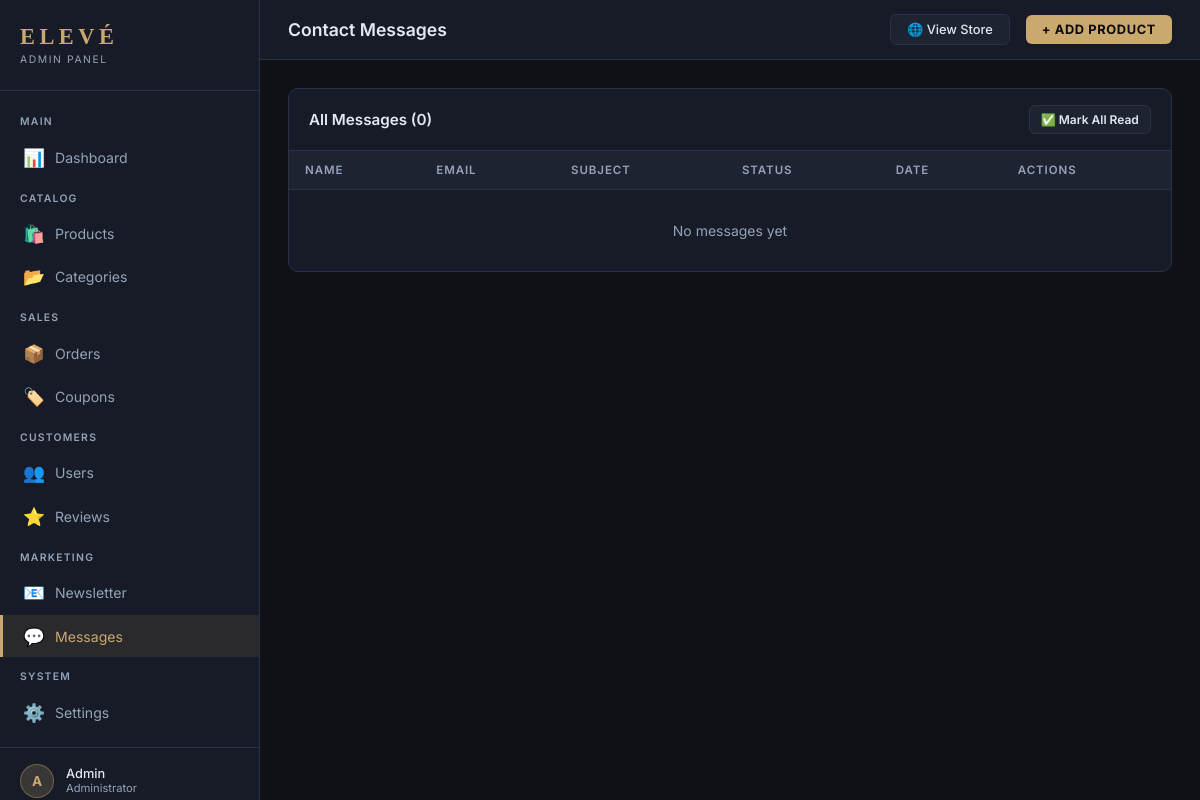
Page /admin/messages.php (signed in) on the earlier database version.
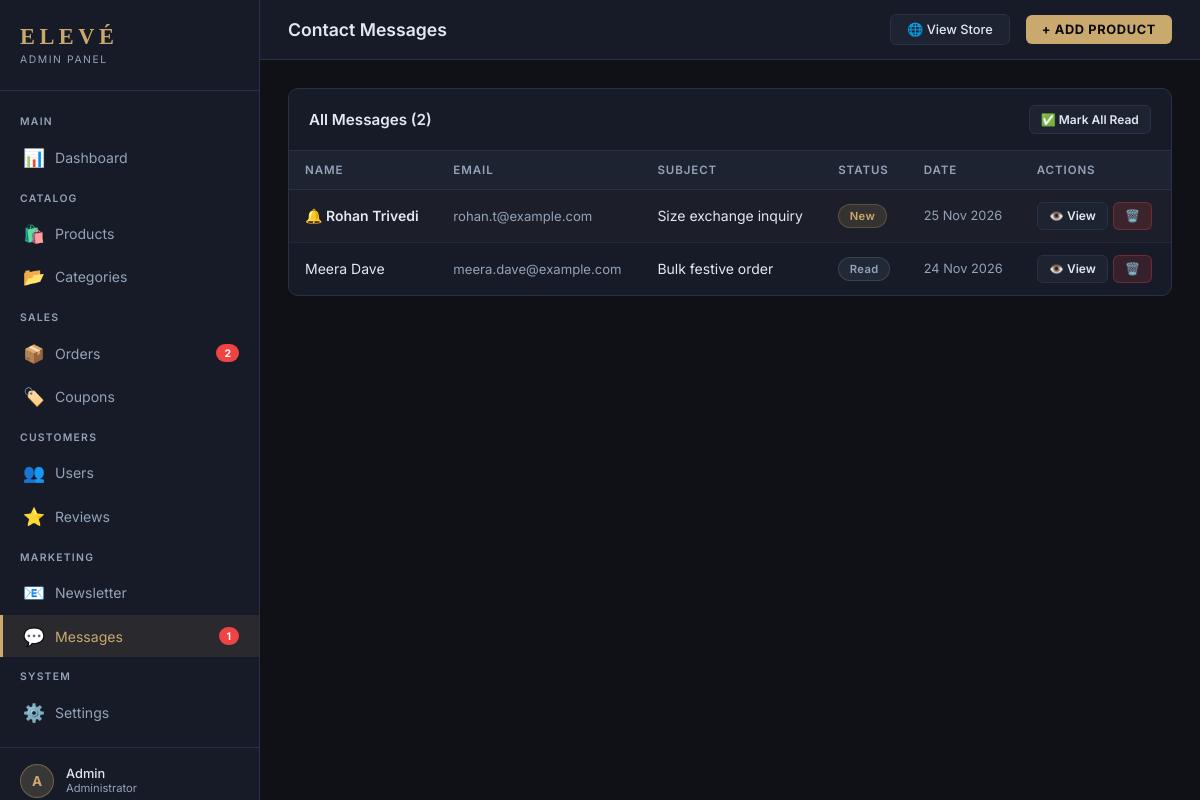
Same page on the later database version.
### tables this page shows
CREATE TABLE IF NOT EXISTS contact_messages (
    id INT AUTO_INCREMENT PRIMARY KEY,
    name VARCHAR(100) NOT NULL,
    email VARCHAR(150) NOT NULL,
    subject VARCHAR(200),
    message TEXT NOT NULL,
    status ENUM('new', 'read', 'replied') DEFAULT 'new',
    created_at TIMESTAMP DEFAULT CURRENT_TIMESTAMP
);

### admin/messages.php (the view, shortened to what the changed rows need)
<?php
require_once 'includes/header.php';
$db      = getDB();
    ?>
    <?php require_once 'includes/footer.php'; exit;
$messages = $db->query("SELECT * FROM contact_messages ORDER BY created_at DESC")->fetchAll();
?>
<div class="card">
  <div class="card-header">
    <div class="card-title">All Messages (<?= count($messages) ?>)</div>
    <a href="messages.php?mark_all=1" class="btn btn-sm btn-ghost">✅ Mark All Read</a>
  </div>
  <div class="table-wrap">
    <table>
      <thead><tr><th>Name</th><th>Email</th><th>Subject</th><th>Status</th><th>Date</th><th>Actions</th></tr></thead>
      <tbody>
        <?php foreach ($messages as $msg): ?>
        <tr style="<?= $msg['status'] === 'new' ? 'background:rgba(201,169,110,.03)' : '' ?>">
          <td>
            <div style="font-weight:<?= $msg['status']==='new'?'600':'400' ?>">
              <?= $msg['status'] === 'new' ? '🔔 ' : '' ?><?= htmlspecialchars($msg['name']) ?>
            </div>
          </td>
          <td style="color:var(--muted);font-size:.82rem"><?= htmlspecialchars($msg['email']) ?></td>
          <td style="font-size:.875rem"><?= htmlspecialchars($msg['subject'] ?? '—') ?></td>
          <td>
            <span class="badge <?= $msg['status']==='new'?'badge-gold':($msg['status']==='replied'?'badge-green':'badge-gray') ?>">
              <?= ucfirst($msg['status']) ?>
            </span>
          </td>
          <td style="color:var(--muted);font-size:.8rem"><?= date('d M Y', strtotime($msg['created_at'])) ?></td>
          <td>
            <div style="display:flex;gap:.3rem">
              <a href="messages.php?view=<?= $msg['id'] ?>" class="btn btn-sm btn-ghost">👁️ View</a>
              <a href="messages.php?delete=<?= $msg['id'] ?>" class="btn btn-sm btn-danger" data-confirm="Delete this message?">🗑️</a>
            </div>
          </td>
        </tr>
        <?php endforeach; ?>
        <?php if (empty($messages)): ?>
        <tr><td colspan="6" style="text-align:center;color:var(--muted);padding:2rem">No messages yet</td></tr>
        <?php endif; ?>
      </tbody>
    </table>
  </div>
</div>
<?php require_once 'includes/footer.php'; ?>

### admin/includes/header.php (shortened to what the changed rows need)
<?php
$currentPage = basename($_SERVER['PHP_SELF'], '.php');
?>
<!DOCTYPE html>
<html lang="en">
<head>
</head>
<body>
<aside class="sidebar" id="adminSidebar">
  <nav class="sidebar-nav">
    <a href="orders.php" class="nav-item <?= $currentPage === 'orders' ? 'active' : '' ?>">
      <span class="icon">📦</span> Orders
      <?php
      $db2 = getDB();
      $newOrders = $db2->query("SELECT COUNT(*) FROM orders WHERE status = 'confirmed'")->fetchColumn();
      if ($newOrders > 0): ?>
        <span class="nav-badge"><?= $newOrders ?></span>
      <?php endif; ?>
    </a>
    <a href="messages.php" class="nav-item <?= $currentPage === 'messages' ? 'active' : '' ?>">
      <span class="icon">💬</span> Messages
      <?php
      $newMsgs = $db2->query("SELECT COUNT(*) FROM contact_messages WHERE status = 'new'")->fetchColumn();
      if ($newMsgs > 0): ?>
        <span class="nav-badge"><?= $newMsgs ?></span>
      <?php endif; ?>
    </a>
  </nav>
</aside>
<div class="main-wrapper">
  <div class="content">

Differences in the rows shown:
added contact_messages: name "Rohan Trivedi", email "rohan.t@example.com", subject "Size exchange inquiry", status "New", created_at "25 Nov 2026"
added contact_messages: name "Meera Dave", email "meera.dave@example.com", subject "Bulk festive order", status "Read", created_at "24 Nov 2026"
Other differences:
$newOrders: (not shown) → "2"
$newMsgs: (not shown) → "1"
count($messages): "0" → "2"
text no longer shown: "No messages yet"
